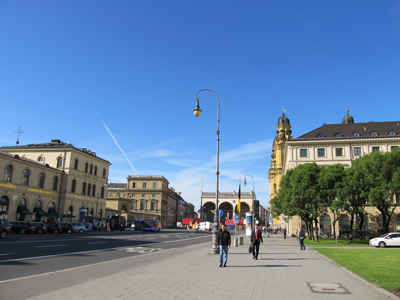
//> input picture kmeansObjectDetection/city.jpg, 400 x 300 px, given in place of 1.jpg, which was not available
$ ./main   (built with g++ and OpenCV 4)
//> lines starting //> are read from the running program, lines starting //| are printed output that depends on the picture; pictures that were not available may be replaced by others from this repository, and a replacement may not be noted
#include <opencv2/opencv.hpp>
#include <opencv2/highgui/highgui.hpp>
#include <opencv2/imgproc/imgproc.hpp>

using namespace cv;

int main(int argc, char const *argv[])
{
    Mat srcImage = imread("1.jpg");
//> srcImage is the input picture: 300 rows x 400 cols, CV_8UC3; mean B, G, R 162.2, 128.8, 100.2
    imshow("oriImg",srcImage);
    waitKey(0);

    //图像腐蚀
    Mat element = getStructuringElement(MORPH_RECT,Size(15,15));
    Mat dstImage;
    erode(srcImage,dstImage,element);
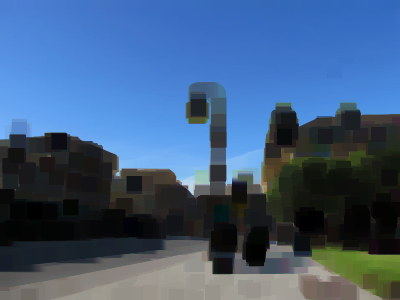
//> dstImage: 300 rows x 400 cols, CV_8UC3; mean B, G, R 126.4, 92.4, 65.3
    imshow("erode image",dstImage);

    //图像模糊
    blur(srcImage,dstImage,Size(7,7));//均值滤波
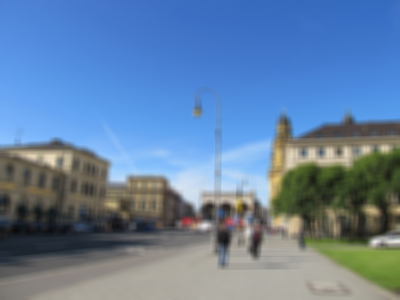
//> dstImage: 300 rows x 400 cols, CV_8UC3; mean B, G, R 162.2, 128.8, 100.2

    //边缘检测
    Mat edge,grayImage;
    cvtColor(srcImage,grayImage,CV_BGR2GRAY);
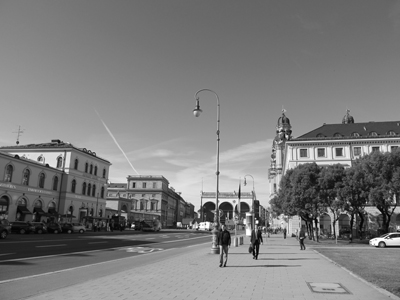
//> grayImage: 300 rows x 400 cols, CV_8UC1; min 0, max 255, mean 124
    blur(grayImage,edge,Size(3,3));
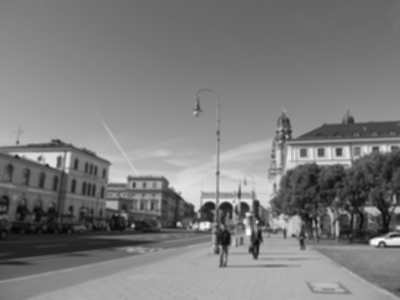
//> edge: 300 rows x 400 cols, CV_8UC1; min 5, max 254, mean 124
//> (the run ends here: the program needs code that is not available in this run, at `canny(edge,edge,3,9,3);`)
